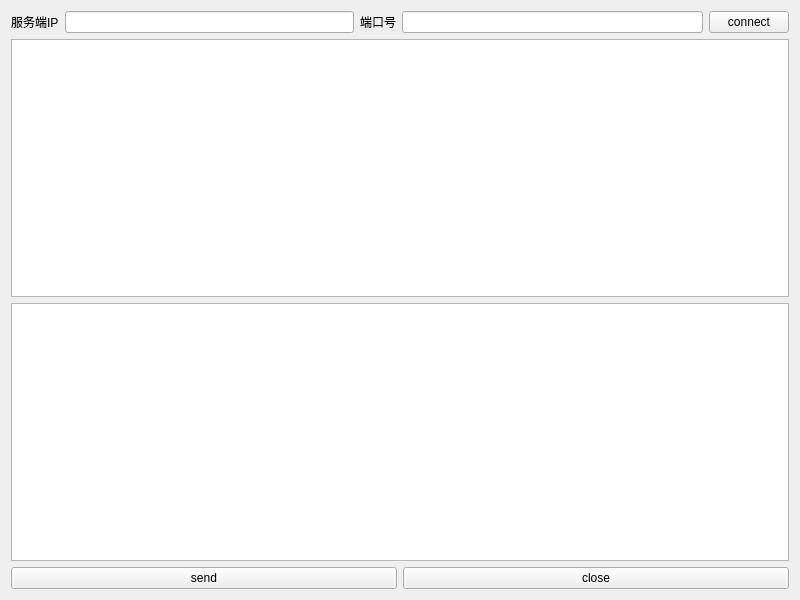
<?xml version="1.0" encoding="UTF-8"?>
<ui version="4.0">
 <class>ClientWidget</class>
 <widget class="QWidget" name="ClientWidget">
  <property name="geometry">
   <rect>
    <x>0</x>
    <y>0</y>
    <width>800</width>
    <height>600</height>
   </rect>
  </property>
  <property name="windowTitle">
   <string>ClientWidget</string>
  </property>
  <layout class="QGridLayout" name="gridLayout">
   <item row="0" column="0">
    <layout class="QHBoxLayout" name="horizontalLayout_4">
     <item>
      <layout class="QHBoxLayout" name="horizontalLayout">
       <item>
        <widget class="QLabel" name="label">
         <property name="text">
          <string>服务端IP</string>
         </property>
        </widget>
       </item>
       <item>
        <widget class="QLineEdit" name="lineEditIP"/>
       </item>
      </layout>
     </item>
     <item>
      <layout class="QHBoxLayout" name="horizontalLayout_2">
       <item>
        <widget class="QLabel" name="label_2">
         <property name="text">
          <string>端口号</string>
         </property>
        </widget>
       </item>
       <item>
        <widget class="QLineEdit" name="lineEditPort"/>
       </item>
      </layout>
     </item>
     <item>
      <widget class="QPushButton" name="buttonconnect">
       <property name="text">
        <string>connect</string>
       </property>
      </widget>
     </item>
    </layout>
   </item>
   <item row="1" column="0">
    <widget class="QTextEdit" name="textEditRead"/>
   </item>
   <item row="2" column="0">
    <widget class="QTextEdit" name="textEditWrite"/>
   </item>
   <item row="3" column="0">
    <layout class="QHBoxLayout" name="horizontalLayout_3">
     <item>
      <widget class="QPushButton" name="buttonsend">
       <property name="text">
        <string>send</string>
       </property>
      </widget>
     </item>
     <item>
      <widget class="QPushButton" name="buttonclose">
       <property name="text">
        <string>close</string>
       </property>
      </widget>
     </item>
    </layout>
   </item>
  </layout>
 </widget>
 <resources/>
 <connections/>
</ui>
